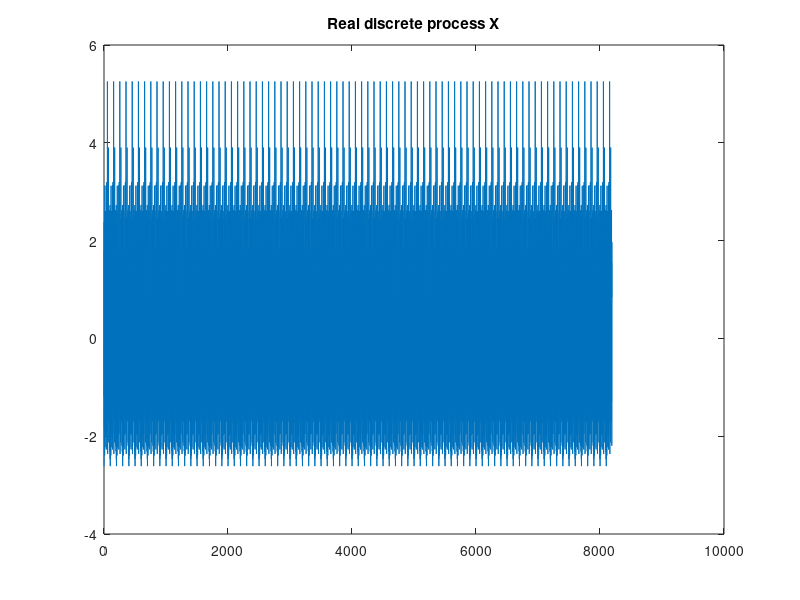
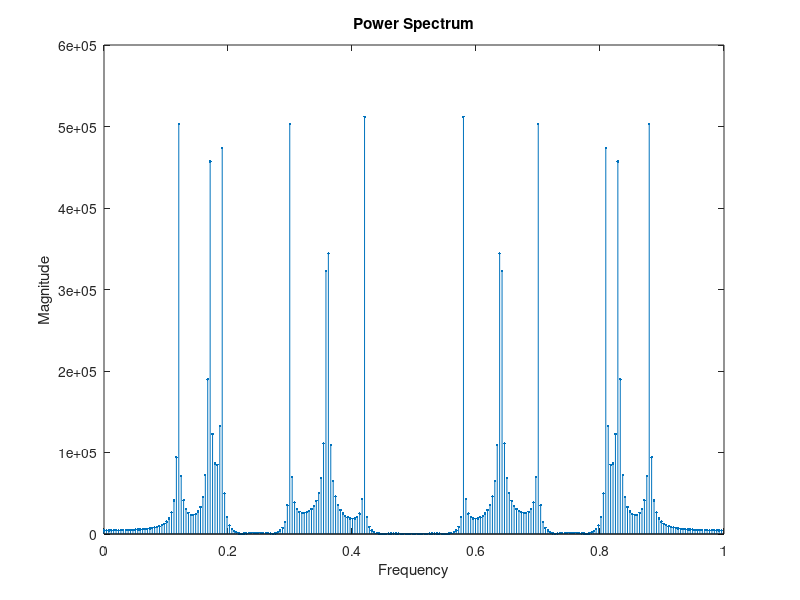

Source code (MATLAB) for these figures, in order: (Note: this script raises an error after producing the figures.)
%% Exercise 1: 
% Bispectrum estimation using the indirect and the direct method
%
% Foteini Savvidou

clc;
clear;
close all;

%% Question 1: 
% Construction of the process X
lambda = [0.12, 0.30, 0.42, 0.19, 0.17, 0.36];
w = 2*pi*lambda;
% low and upper limit of the uniform distribution
llimit = 0;
ulimit = 2*pi;
phi = (ulimit-llimit)*rand(1,6)+llimit;
phi(3) = phi(1) + phi(2);
phi(6) = phi(4) + phi(5);
% data length
N = 8192;
% data
k = (0:N-1)';
X = sum(cos(k*w+phi),2);
figure();
plot(X);
title('Real discrete process X');

%% Question 2: 
% Estimation of autocorrelation (128 max shiftings) and power spectrum
muX = mean(X);
maxlag = 128;
corrX = xcorr(X,maxlag);
covariance = corrX-muX^2;
% Fourier transform
fs = 1;                          % sampling frequency
fftX = fft(covariance);
k = length(fftX);
f = (0:k-1)*(fs/k);              % frequency range
powerspect = abs(fftX);
figure();
stem(f,powerspect,'.');
xlabel('Frequency');
ylabel('Magnitude');
title('Power Spectrum');

%% Question 3a: 
% Estimation of bispectrum using the indirect method with K=32, M=256
% and L=64 max shiftings for the third order cumulants
K = 32;
M = 256;
L = 64;

% Split data
subsetsX = reshape(X,[M,K]);
% Bispectrum estimation using the bispeci function from the HOSA toolbox
% i. Rectangular window
figure();
bispecInd1 = bispeci(subsetsX,L,M,0,'unbiased',128,1);
% Display the primary area
hold on;
plot([0,0.25],[0,0.25],'Color','#D95319');            % f1=f2
plot([0.25,0.5],[0.25,0],'Color','#D95319');          % f1+f2=0.5
plot([0,0.5],[0,0],'Color','#D95319');                % f2=0
title('Bispectrum estimated via the indirect method - Rectangular window');
legend('Bispectrum','Principal Region');

% ii. Parzen window
figure();
bispecInd2 = bispeci(subsetsX,L,M,0,'unbiased',128,0);
% Display the primary area
hold on;
plot([0,0.25],[0,0.25],'Color','#D95319');            % f1=f2
plot([0.25,0.5],[0.25,0],'Color','#D95319');          % f1+f2=0.5
plot([0,0.5],[0,0],'Color','#D95319');                % f2=0
title('Bispectrum estimated via the indirect method - Parzen window');
legend('Bispectrum','Principal Region');

%% Question 3b: 
% Estimation of bispectrum using the direct method with K=32, M=256 and J=0
J = 0;
D = 2*J+1;
figure();
bispecDir1 = bispecd(subsetsX,M,D,M,0);
% Display the primary area
hold on;
plot([0,0.25],[0,0.25],'Color','#D95319');            % f1=f2
plot([0.25,0.5],[0.25,0],'Color','#D95319');          % f1+f2=0.5
plot([0,0.5],[0,0],'Color','#D95319');                % f2=0
title('Bispectrum estimated via the direct method');
legend('Bispectrum','Principal Region');

%% Question 7a:
% Repeat steps 3a and 3b for different segment length

%% Task i. 
% Estimation of bispectrum using the indirect method with K=16, M=512
% and L=64 max shiftings for the third order cumulants 
K = 16;
M = 512;

% Split data
subsetsX = reshape(X,[M,K]);
% Rectangular window
figure();
bispecInd3 = bispeci(subsetsX,L,M,0,'unbiased',128,1);
% Display the primary area
hold on;
plot([0,0.25],[0,0.25],'Color','#D95319');            % f1=f2
plot([0.25,0.5],[0.25,0],'Color','#D95319');          % f1+f2=0.5
plot([0,0.5],[0,0],'Color','#D95319');                % f2=0
title('Bispectrum estimated via the indirect method - Rectangular window');
legend('Bispectrum','Principal Region');

% Parzen window
figure();
bispecInd4 = bispeci(subsetsX,L,M,0,'unbiased',128,0);
% Display the primary area
hold on;
plot([0,0.25],[0,0.25],'Color','#D95319');            % f1=f2
plot([0.25,0.5],[0.25,0],'Color','#D95319');          % f1+f2=0.5
plot([0,0.5],[0,0],'Color','#D95319');                % f2=0
title('Bispectrum estimated via the indirect method - Parzen window');
legend('Bispectrum','Principal Region');

% Estimation of bispectrum using the direct method with K=16, M=512 and J=0
figure();
bispecDir2 = bispecd(subsetsX,M,D,M,0);
% Display the primary area
hold on;
plot([0,0.25],[0,0.25],'Color','#D95319');            % f1=f2
plot([0.25,0.5],[0.25,0],'Color','#D95319');          % f1+f2=0.5
plot([0,0.5],[0,0],'Color','#D95319');                % f2=0
title('Bispectrum estimated via the direct method');
legend('Bispectrum','Principal Region');

%% Task ii. 
% Estimation of bispectrum using the indirect method with K=64, M=128
% and L=64 max shiftings for the third order cumulants 
K = 64;
M = 128;

% Split data
subsetsX = reshape(X,[M,K]);
% Rectangular window
figure();
bispecInd5 = bispeci(subsetsX,L,M,0,'unbiased',128,1);
% Display the primary area
hold on;
plot([0,0.25],[0,0.25],'Color','#D95319');            % f1=f2
plot([0.25,0.5],[0.25,0],'Color','#D95319');          % f1+f2=0.5
plot([0,0.5],[0,0],'Color','#D95319');                % f2=0
title('Bispectrum estimated via the indirect method - Rectangular window');
legend('Bispectrum','Principal Region');

% Parzen window
figure();
bispecInd6 = bispeci(subsetsX,L,M,0,'unbiased',128,0);
% Display the primary area
hold on;
plot([0,0.25],[0,0.25],'Color','#D95319');            % f1=f2
plot([0.25,0.5],[0.25,0],'Color','#D95319');          % f1+f2=0.5
plot([0,0.5],[0,0],'Color','#D95319');                % f2=0
title('Bispectrum estimated via the indirect method - Parzen window');
legend('Bispectrum','Principal Region');

% Estimation of bispectrum using the direct method with K=64, M=128 and J=0
figure();
bispecDir3 = bispecd(subsetsX,M,D,M,0);
% Display the primary area
hold on;
plot([0,0.25],[0,0.25],'Color','#D95319');            % f1=f2
plot([0.25,0.5],[0.25,0],'Color','#D95319');          % f1+f2=0.5
plot([0,0.5],[0,0],'Color','#D95319');                % f2=0
title('Bispectrum estimated via the direct method');
legend('Bispectrum','Principal Region');

%% Question 7b:
% Repeat the steps 3a and 3b for 50 realizations of the X[k] and compare
% the mean values of the power spectrum and the bispectrum
K = 32;
M = 256;
R = 50;
meanC2 = zeros(length(fftX),1);
meanC3Ind1 = zeros(M,M);
meanC3Ind2 = zeros(M,M);
meanC3Dir = zeros(M,M);

figure();
set(0,'DefaultFigureVisible','off');
for i=1:R
    % Construction of the X process
    phi = (ulimit-llimit)*rand(1,6)+llimit;
    phi(3) = phi(1) + phi(2);
    phi(6) = phi(4) + phi(5);
    % data
    k = (1:N)';
    X = sum(cos(k*w+phi),2);

    % Estimation of autocorrelation (128 max shiftings) and power spectrum
    muX = mean(X);
    corrX = xcorr(X,maxlag);
    covariance = corrX-muX^2;
    % Fourier transform
    fftX = fft(covariance);
    powerspect = abs(fftX);
    meanC2 = meanC2 + powerspect;

    % Bispectrum estimation using indirect method
    % Split data
    subsetsX = reshape(X,[M,K]);
    % i. Rectangular window
    bispecInd = bispeci(subsetsX,L,M,0,'unbiased',128,1);
    meanC3Ind1 = meanC3Ind1 + bispecInd;
    % ii. Parzen window
    bispecInd = bispeci(subsetsX,L,M,0,'unbiased',128,0);
    meanC3Ind2 = meanC3Ind2 + bispecInd;

    % Estimation of bispectrum using the direct method
    bispecDir = bispecd(subsetsX,M,D,M,0);
    meanC3Dir = meanC3Dir + bispecDir;
end

meanC2 = meanC2/R;
meanC3Ind1 = meanC3Ind1/R;
meanC3Ind2 = meanC3Ind2/R;
meanC3Dir = meanC3Dir/R;

nfft = 256;
if rem(nfft,2) == 0
    waxis = (-nfft/2:(nfft/2-1))/nfft;
else
    waxis = (-(nfft-1)/2:(nfft-1)/2)/nfft;
end

% Plot the power spectrum
fs = 1;
k = length(meanC2);
f = (0:k-1)*(fs/k);
set(0,'DefaultFigureVisible','on');
set(gcf,'Name','');
plot(f,meanC2);
xlabel('Frequency');
ylabel('Magnitude');
title('Mean value of power spectrum estimations');

% Plot the bispectrum (indirect method, rectangular window)
figure();
contour(waxis,waxis,abs(meanC3Ind1),4); grid on;
title(['Mean estimation of bispectrum estimated via the indirect ' ...
    'method - Rectangular window']);
xlabel('f1');
ylabel('f2');

% Plot the bispectrum (indirect method, Parzen window)
figure();
contour(waxis,waxis,abs(meanC3Ind2),4); grid on;
title(['Mean estimation of bispectrum estimated via the indirect ' ...
    'method - Parzen window']);
xlabel('f1');
ylabel('f2');

% Plot the bispectrum (direct method)
figure();
contour(waxis,waxis,abs(meanC3Dir),4); grid on;
title('Mean estimation of bispectrum estimated via the direct method');
xlabel('f1');
ylabel('f2');